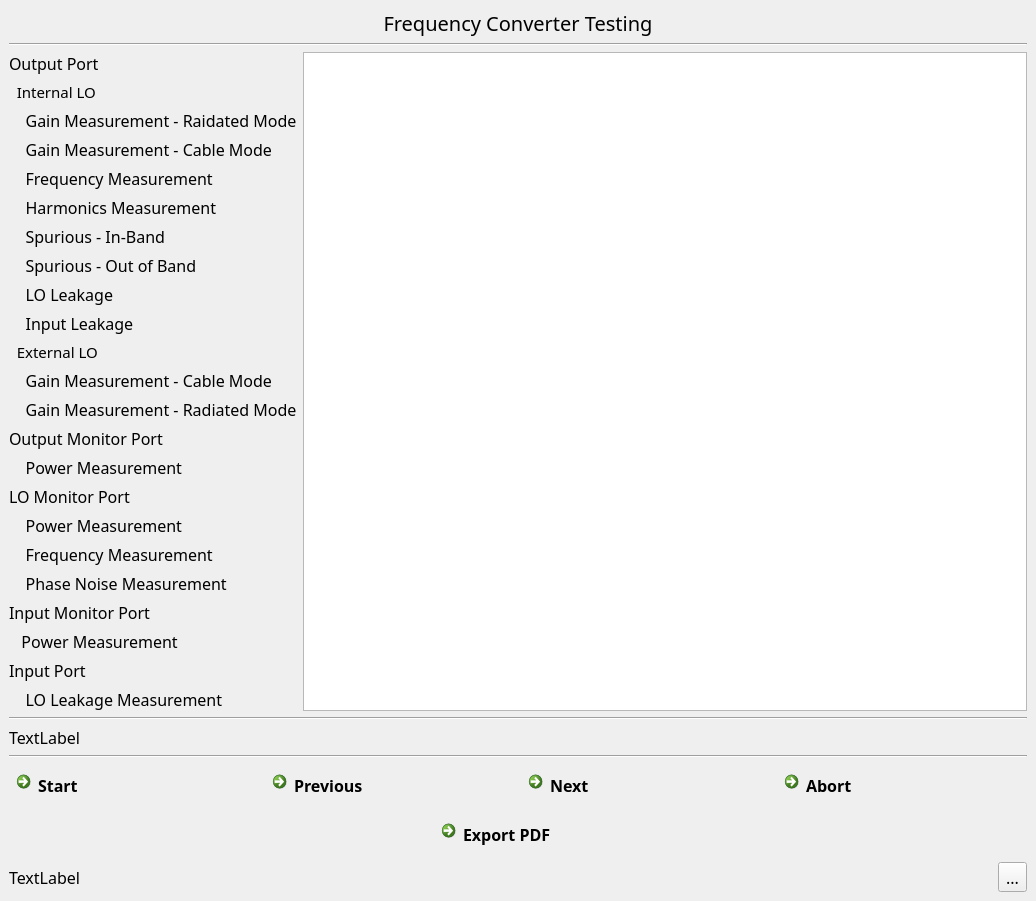
<?xml version="1.0" encoding="UTF-8"?>
<ui version="4.0">
 <class>MainWindow</class>
 <widget class="QMainWindow" name="MainWindow">
  <property name="geometry">
   <rect>
    <x>0</x>
    <y>0</y>
    <width>1036</width>
    <height>808</height>
   </rect>
  </property>
  <property name="windowTitle">
   <string>MainWindow</string>
  </property>
  <widget class="QWidget" name="centralwidget">
   <property name="font">
    <font>
     <family>Tenor Sans</family>
     <pointsize>12</pointsize>
    </font>
   </property>
   <layout class="QVBoxLayout" name="verticalLayout">
    <item>
     <widget class="QLabel" name="label">
      <property name="font">
       <font>
        <family>Russo One</family>
        <pointsize>15</pointsize>
       </font>
      </property>
      <property name="text">
       <string>Frequency Converter Testing</string>
      </property>
      <property name="alignment">
       <set>Qt::AlignCenter</set>
      </property>
     </widget>
    </item>
    <item>
     <widget class="Line" name="line">
      <property name="orientation">
       <enum>Qt::Horizontal</enum>
      </property>
     </widget>
    </item>
    <item>
     <layout class="QHBoxLayout" name="horizontalLayout">
      <item>
       <layout class="QVBoxLayout" name="verticalLayout_2">
        <item>
         <widget class="QLabel" name="label_2">
          <property name="font">
           <font>
            <family>Russo One</family>
            <pointsize>12</pointsize>
           </font>
          </property>
          <property name="text">
           <string>Output Port</string>
          </property>
         </widget>
        </item>
        <item>
         <widget class="QLabel" name="label_3">
          <property name="font">
           <font>
            <family>Russo One</family>
            <pointsize>11</pointsize>
           </font>
          </property>
          <property name="text">
           <string>  Internal LO</string>
          </property>
         </widget>
        </item>
        <item>
         <widget class="QLabel" name="lblInternalGainMeasurementRadiated">
          <property name="text">
           <string>    Gain Measurement - Raidated Mode</string>
          </property>
         </widget>
        </item>
        <item>
         <widget class="QLabel" name="lblInternalGainMeasurementCable">
          <property name="text">
           <string>    Gain Measurement - Cable Mode</string>
          </property>
         </widget>
        </item>
        <item>
         <widget class="QLabel" name="lblOutputFrequency">
          <property name="text">
           <string>    Frequency Measurement</string>
          </property>
         </widget>
        </item>
        <item>
         <widget class="QLabel" name="lblOutputHarmonics">
          <property name="text">
           <string>    Harmonics Measurement</string>
          </property>
         </widget>
        </item>
        <item>
         <widget class="QLabel" name="lblOutputSpuriousIn">
          <property name="text">
           <string>    Spurious - In-Band</string>
          </property>
         </widget>
        </item>
        <item>
         <widget class="QLabel" name="lblOutputSpuriousOut">
          <property name="text">
           <string>    Spurious - Out of Band</string>
          </property>
         </widget>
        </item>
        <item>
         <widget class="QLabel" name="lblOutputLOLeakage">
          <property name="text">
           <string>    LO Leakage</string>
          </property>
         </widget>
        </item>
        <item>
         <widget class="QLabel" name="lblOutputInputLeakage">
          <property name="text">
           <string>    Input Leakage</string>
          </property>
         </widget>
        </item>
        <item>
         <widget class="QLabel" name="label_4">
          <property name="font">
           <font>
            <family>Russo One</family>
            <pointsize>11</pointsize>
           </font>
          </property>
          <property name="text">
           <string>  External LO</string>
          </property>
         </widget>
        </item>
        <item>
         <widget class="QLabel" name="lblExternalGainCable">
          <property name="text">
           <string>    Gain Measurement - Cable Mode</string>
          </property>
         </widget>
        </item>
        <item>
         <widget class="QLabel" name="lblExternalGainRadiated">
          <property name="text">
           <string>    Gain Measurement - Radiated Mode</string>
          </property>
         </widget>
        </item>
        <item>
         <widget class="QLabel" name="label_5">
          <property name="font">
           <font>
            <family>Russo One</family>
            <pointsize>12</pointsize>
           </font>
          </property>
          <property name="text">
           <string>Output Monitor Port</string>
          </property>
         </widget>
        </item>
        <item>
         <widget class="QLabel" name="lblOutMonPower">
          <property name="text">
           <string>    Power Measurement</string>
          </property>
         </widget>
        </item>
        <item>
         <widget class="QLabel" name="label_6">
          <property name="font">
           <font>
            <family>Russo One</family>
            <pointsize>12</pointsize>
           </font>
          </property>
          <property name="text">
           <string>LO Monitor Port</string>
          </property>
         </widget>
        </item>
        <item>
         <widget class="QLabel" name="lblLOPower">
          <property name="text">
           <string>    Power Measurement</string>
          </property>
         </widget>
        </item>
        <item>
         <widget class="QLabel" name="lblLOFrequency">
          <property name="text">
           <string>    Frequency Measurement</string>
          </property>
         </widget>
        </item>
        <item>
         <widget class="QLabel" name="lblLOPhaseNoise">
          <property name="text">
           <string>    Phase Noise Measurement</string>
          </property>
         </widget>
        </item>
        <item>
         <widget class="QLabel" name="label_7">
          <property name="font">
           <font>
            <family>Russo One</family>
            <pointsize>12</pointsize>
           </font>
          </property>
          <property name="text">
           <string>Input Monitor Port</string>
          </property>
         </widget>
        </item>
        <item>
         <widget class="QLabel" name="lblInpMonPower">
          <property name="text">
           <string>   Power Measurement</string>
          </property>
         </widget>
        </item>
        <item>
         <widget class="QLabel" name="label_8">
          <property name="font">
           <font>
            <family>Russo One</family>
            <pointsize>12</pointsize>
           </font>
          </property>
          <property name="text">
           <string>Input Port</string>
          </property>
         </widget>
        </item>
        <item>
         <widget class="QLabel" name="lblInputLOLeakage">
          <property name="text">
           <string>    LO Leakage Measurement</string>
          </property>
         </widget>
        </item>
       </layout>
      </item>
      <item>
       <widget class="QTableView" name="tblResults"/>
      </item>
     </layout>
    </item>
    <item>
     <widget class="Line" name="line_2">
      <property name="orientation">
       <enum>Qt::Horizontal</enum>
      </property>
     </widget>
    </item>
    <item>
     <layout class="QHBoxLayout" name="horizontalLayout_4">
      <item>
       <widget class="QLabel" name="lblTestStatus">
        <property name="text">
         <string>TextLabel</string>
        </property>
       </widget>
      </item>
     </layout>
    </item>
    <item>
     <widget class="Line" name="line_3">
      <property name="orientation">
       <enum>Qt::Horizontal</enum>
      </property>
     </widget>
    </item>
    <item>
     <layout class="QHBoxLayout" name="horizontalLayout_2">
      <item>
       <widget class="QCommandLinkButton" name="btnStart">
        <property name="font">
         <font>
          <family>Russo One</family>
          <pointsize>12</pointsize>
         </font>
        </property>
        <property name="text">
         <string>Start</string>
        </property>
        <property name="icon">
         <iconset>
          <normaloff>resources/icons/continue-test.png</normaloff>resources/icons/continue-test.png</iconset>
        </property>
       </widget>
      </item>
      <item>
       <widget class="QCommandLinkButton" name="btnPrevious">
        <property name="font">
         <font>
          <family>Russo One</family>
          <pointsize>12</pointsize>
         </font>
        </property>
        <property name="text">
         <string>Previous </string>
        </property>
        <property name="icon">
         <iconset>
          <normaloff>resources/icons/multiUp.png</normaloff>resources/icons/multiUp.png</iconset>
        </property>
       </widget>
      </item>
      <item>
       <widget class="QCommandLinkButton" name="btnNext">
        <property name="font">
         <font>
          <family>Russo One</family>
          <pointsize>12</pointsize>
         </font>
        </property>
        <property name="text">
         <string>Next</string>
        </property>
        <property name="icon">
         <iconset>
          <normaloff>resources/icons/multiDown.png</normaloff>resources/icons/multiDown.png</iconset>
        </property>
       </widget>
      </item>
      <item>
       <widget class="QCommandLinkButton" name="btnAbort">
        <property name="font">
         <font>
          <family>Russo One</family>
          <pointsize>12</pointsize>
         </font>
        </property>
        <property name="text">
         <string>Abort</string>
        </property>
        <property name="icon">
         <iconset>
          <normaloff>resources/icons/abort.png</normaloff>resources/icons/abort.png</iconset>
        </property>
       </widget>
      </item>
     </layout>
    </item>
    <item>
     <layout class="QHBoxLayout" name="horizontalLayout_5">
      <item>
       <spacer name="horizontalSpacer">
        <property name="orientation">
         <enum>Qt::Horizontal</enum>
        </property>
        <property name="sizeHint" stdset="0">
         <size>
          <width>40</width>
          <height>20</height>
         </size>
        </property>
       </spacer>
      </item>
      <item>
       <widget class="QCommandLinkButton" name="btnExportPDF">
        <property name="font">
         <font>
          <family>Russo One</family>
          <pointsize>12</pointsize>
         </font>
        </property>
        <property name="text">
         <string>Export PDF</string>
        </property>
        <property name="icon">
         <iconset>
          <normaloff>resources/icons/pdf.png</normaloff>resources/icons/pdf.png</iconset>
        </property>
       </widget>
      </item>
      <item>
       <spacer name="horizontalSpacer_2">
        <property name="orientation">
         <enum>Qt::Horizontal</enum>
        </property>
        <property name="sizeHint" stdset="0">
         <size>
          <width>40</width>
          <height>20</height>
         </size>
        </property>
       </spacer>
      </item>
     </layout>
    </item>
    <item>
     <layout class="QHBoxLayout" name="horizontalLayout_3">
      <item>
       <widget class="QLabel" name="lblStatus">
        <property name="text">
         <string>TextLabel</string>
        </property>
       </widget>
      </item>
      <item>
       <widget class="QToolButton" name="btnHelp">
        <property name="text">
         <string>...</string>
        </property>
        <property name="icon">
         <iconset>
          <normaloff>resources/icons/help.png</normaloff>resources/icons/help.png</iconset>
        </property>
       </widget>
      </item>
     </layout>
    </item>
   </layout>
  </widget>
 </widget>
 <resources/>
 <connections/>
</ui>
